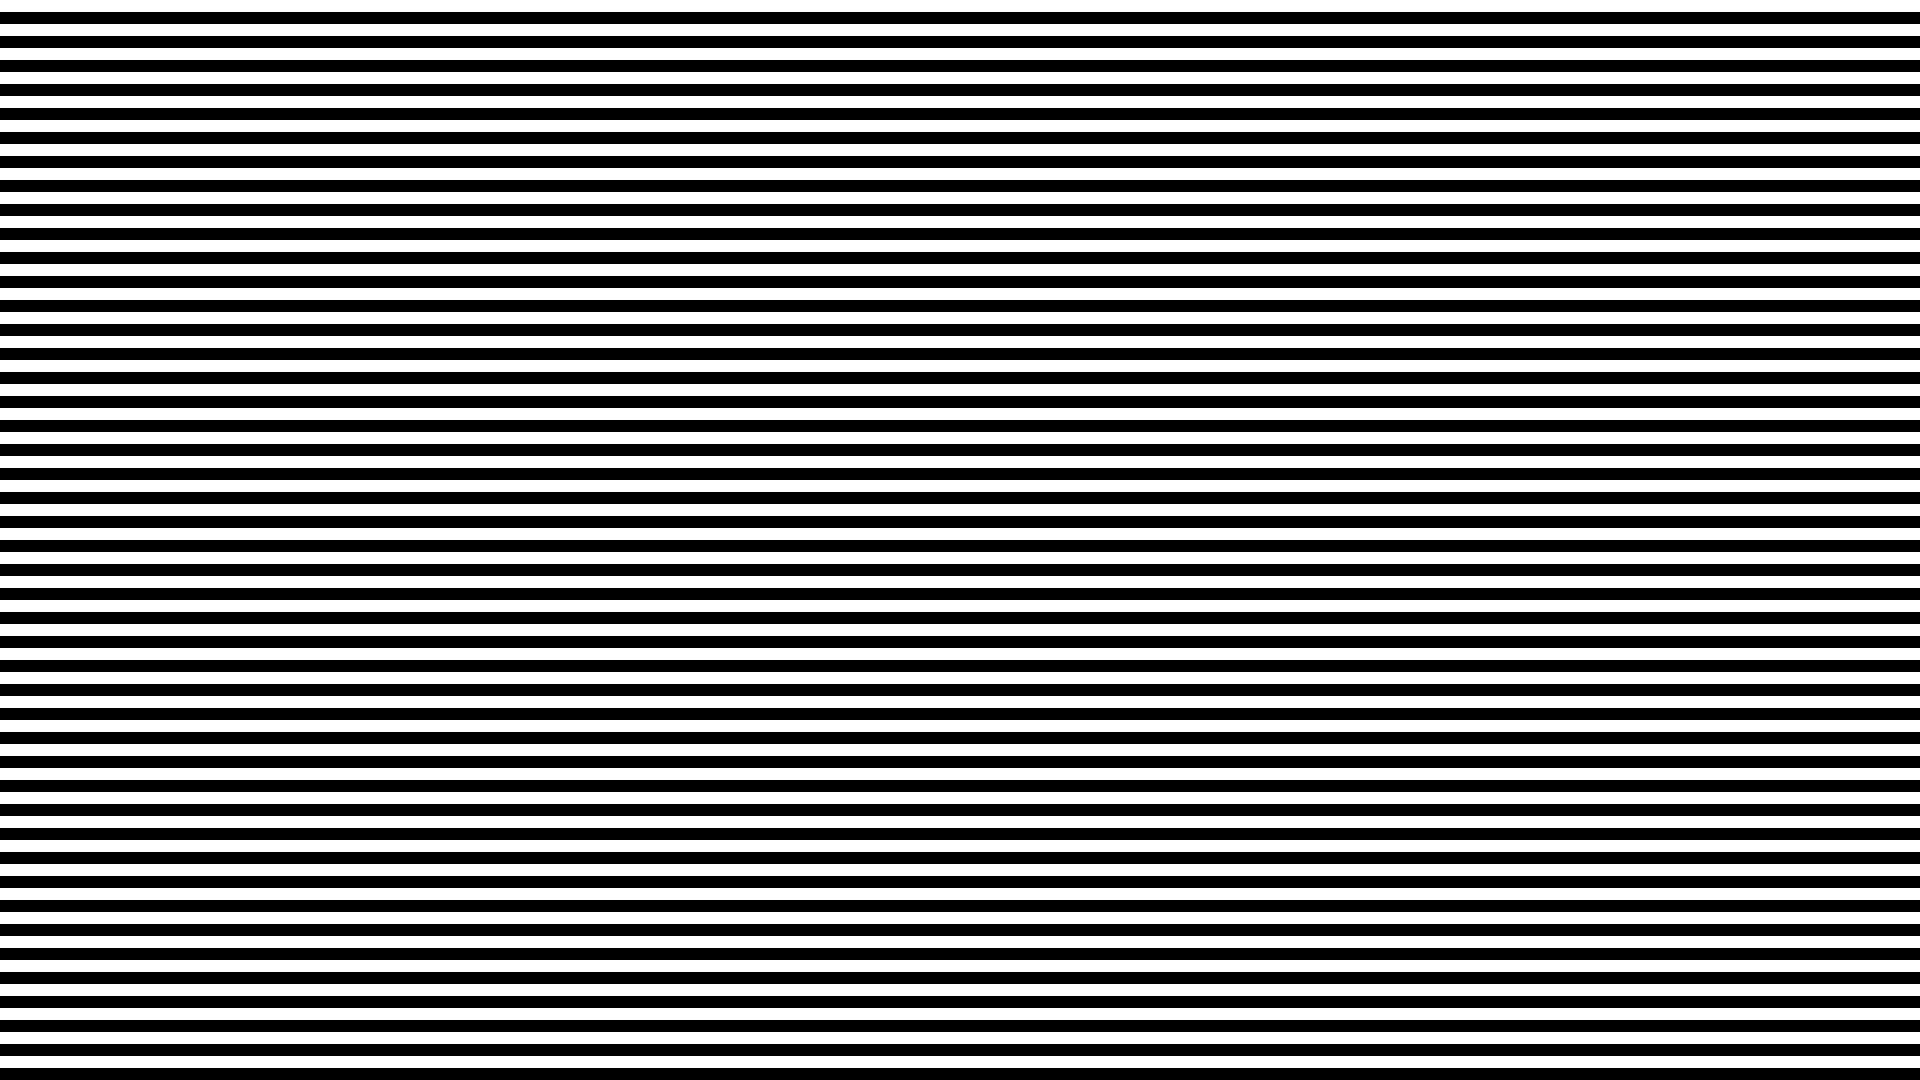

The script that saved this image:
"""
Make set of jpg images of resolution 1920, 1080 of black and white lines

files are lines_n.jpg where n is the number of pixels thick each black or white
line
"""
import Image
import numpy

def line_pattern(n):
    img = Image.new('L', (1920,1080))

    pattern = numpy.array(img)
    for i in range(n):
        pattern[i::2*n, :] = 255

    filename = "lines_%d.jpg" % n

    img = Image.fromarray(pattern)
    img.save(filename)


def main():

    for n in range(16):
        line_pattern(n)

    line_pattern(1080)


if __name__ == "__main__":
    main()
